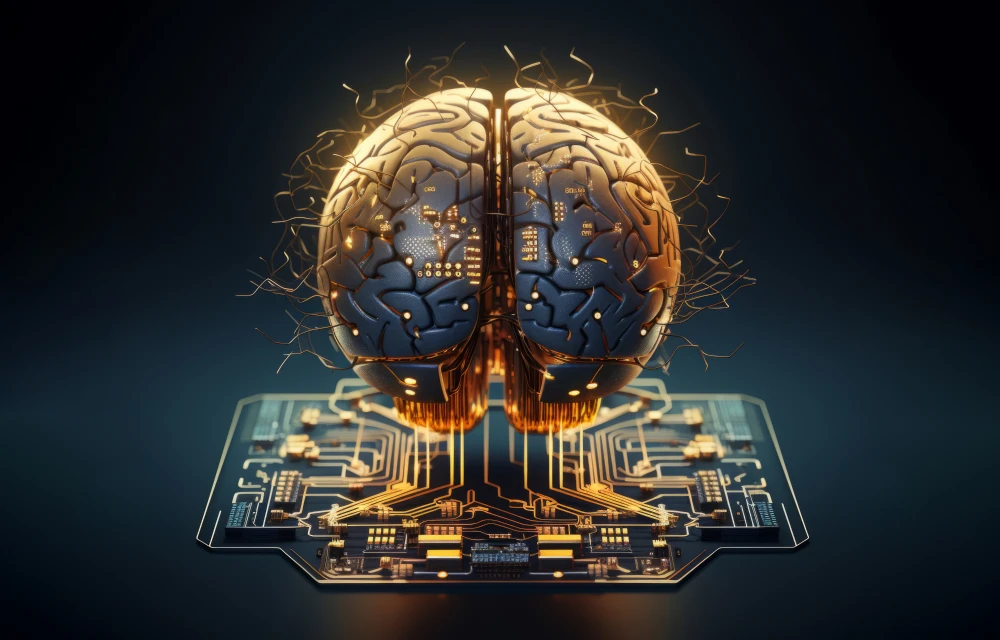
#> input picture static/bainia.jpg, 1000 x 640 px
$ python ejercicio1.py   (older library calls are emulated)
#> lines starting #> are read from the running program, lines starting #| are printed output that depends on the picture
import cv2
import numpy as np

#cargamos imagen
image = cv2.imread('static/bainia.jpg')
#> image is the input picture: shape (640, 1000, 3); mean B, G, R 43, 44.3, 43.5
cv2.imshow('Image', image)
cv2.waitKey(0)
cv2.destroyAllWindows()

#obtener dimensiones de la imagen
hight, width = image.shape[:2]
#> hight = 640; width = 1000
center = (width/2, hight/2)
#> center = (500, 320)

#rotar la imagen
angulo = 45
matrix = cv2.getRotationMatrix2D(center, angulo, 1.0)
rotated = cv2.warpAffine(image, matrix, (width, hight))
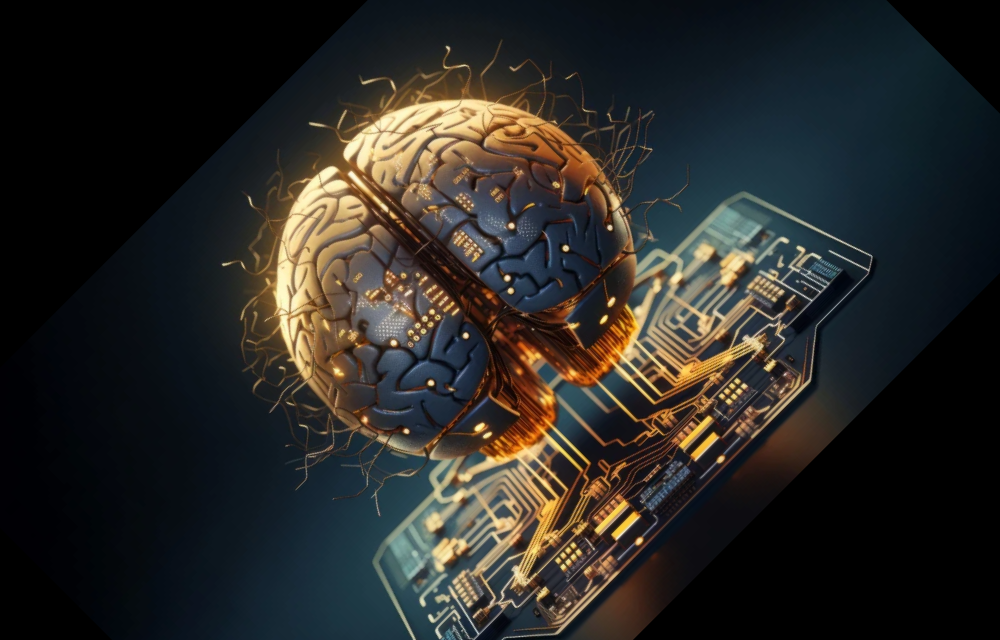
#> rotated: shape (640, 1000, 3); mean B, G, R 37.5, 40.4, 41.4
cv2.imshow('Image', rotated)
cv2.waitKey(0)
cv2.destroyAllWindows()

#definir la matriz de traslacion
tx, ty = 100, 50
M = np.float32([[1, 0, tx], [0, 1, ty]])

#aplicar la matriz de traslacion a la imagen
translated = cv2.warpAffine(image, M, (width, hight))
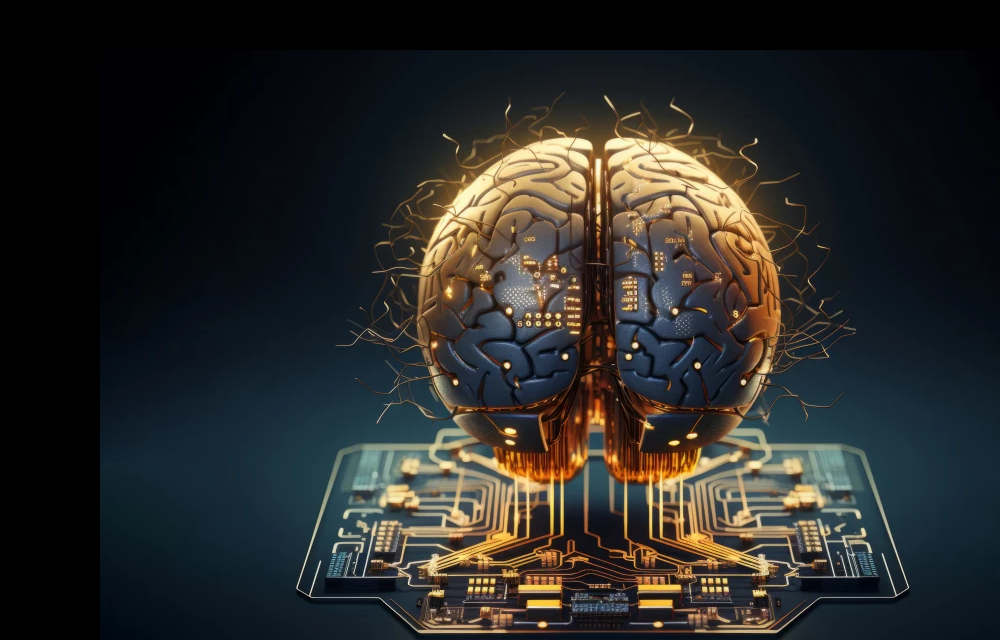
#> translated: shape (640, 1000, 3); mean B, G, R 39, 41.2, 41.3
cv2.imshow('Image', translated)
cv2.waitKey(0)
cv2.destroyAllWindows()

#Deifnir la nueva altura y ancho de la imagen
new_width = 200
new_height = 300

#redimensionar la imagen
scaled = cv2.resize(image, (new_width, new_height))
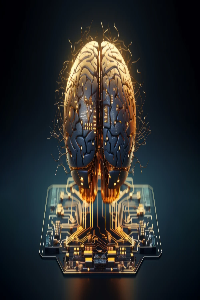
#> scaled: shape (300, 200, 3); mean B, G, R 43, 44.2, 43.5
cv2.imshow('Image', scaled)
cv2.waitKey(0)
cv2.destroyAllWindows()

#recortar la imagen
x, y, w, h = 100, 100, 200, 150

#recortar region de interes ROI
cropped = image[y:y+h, x:x+w]
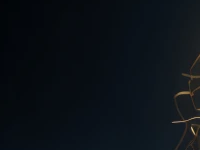
#> cropped: shape (150, 200, 3); mean B, G, R 22.6, 17, 11.3

#Mostrar la imagen recortada
cv2.imshow('Image', cropped)
cv2.waitKey(0)
cv2.destroyAllWindows()

#suavizado
smoothed = cv2.GaussianBlur(image, (5, 5), 0)
cv2.imshow('Image', smoothed)
cv2.waitKey(0)
cv2.destroyAllWindows()

#realce
#definir el kernel para el filtro de afilado
kernel = np.array([[-1, -1, -1], [-1, 9, -1], [-1, -1, -1]])

#aplicar el filtro de afilado
sharpened = cv2.filter2D(image, -1, kernel)
cv2.imshow('Image', sharpened)
cv2.waitKey(0)
cv2.destroyAllWindows()

#Deteccion de bordes
#cargar la imagen en escala de grises
image = cv2.imread('static/bainia.jpg', cv2.IMREAD_GRAYSCALE)
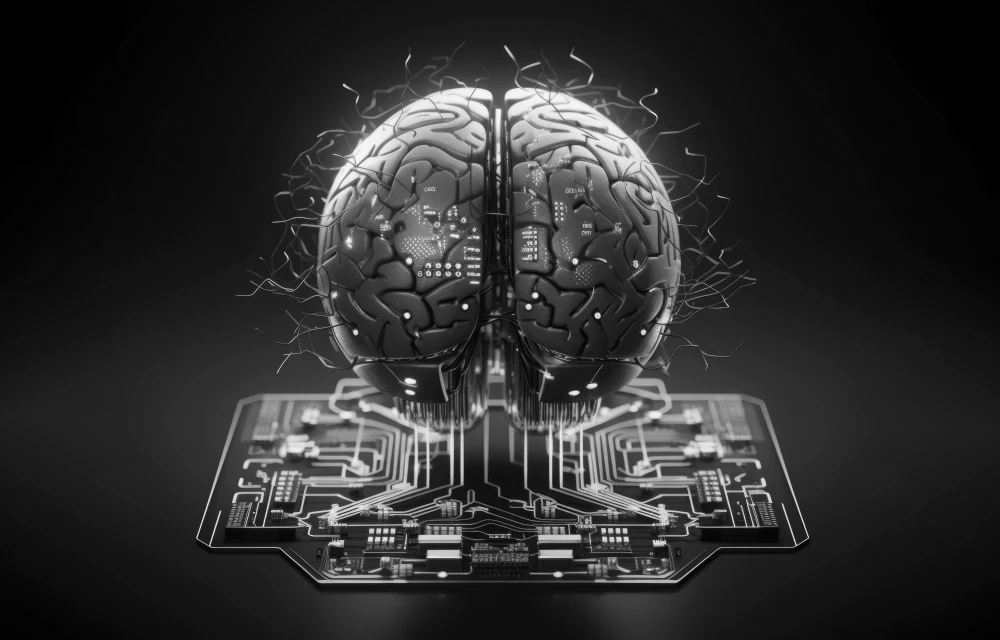
#> image: shape (640, 1000); min 0, max 249, mean 43.9

#aplicar el operador sobel para detectar los bordes
sobelx = cv2.Sobel(image, cv2.CV_64F, 1, 0, ksize=3)
sobely = cv2.Sobel(image, cv2.CV_64F, 0, 1, ksize=3)
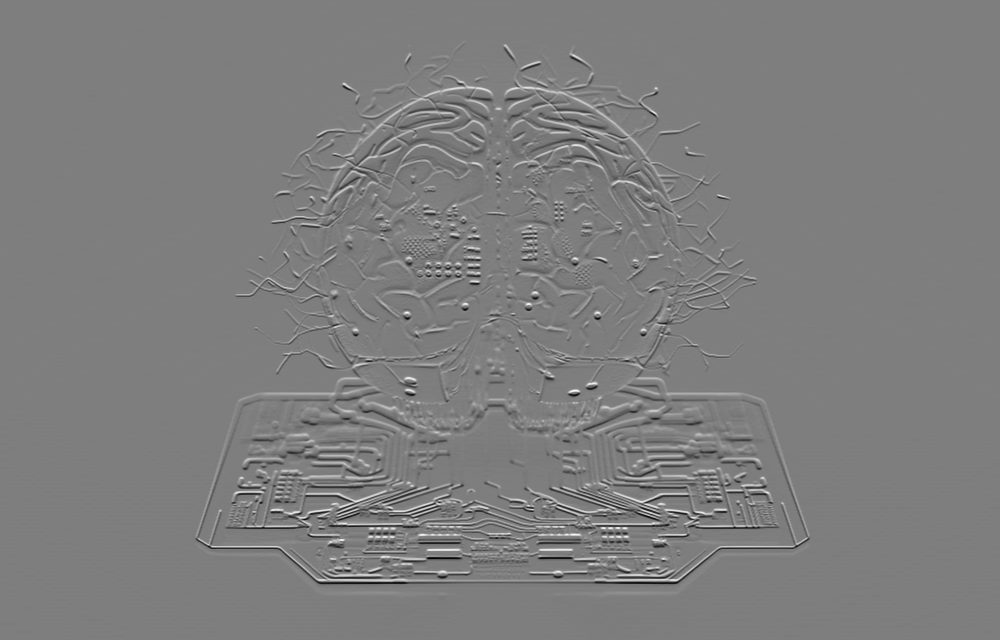
#> sobely: shape (640, 1000) float64; min -736, max 752, mean 0.1; drawn with min black and max white

#combinar la respuesta de magnitud
edges = cv2.magnitude(sobelx, sobely)
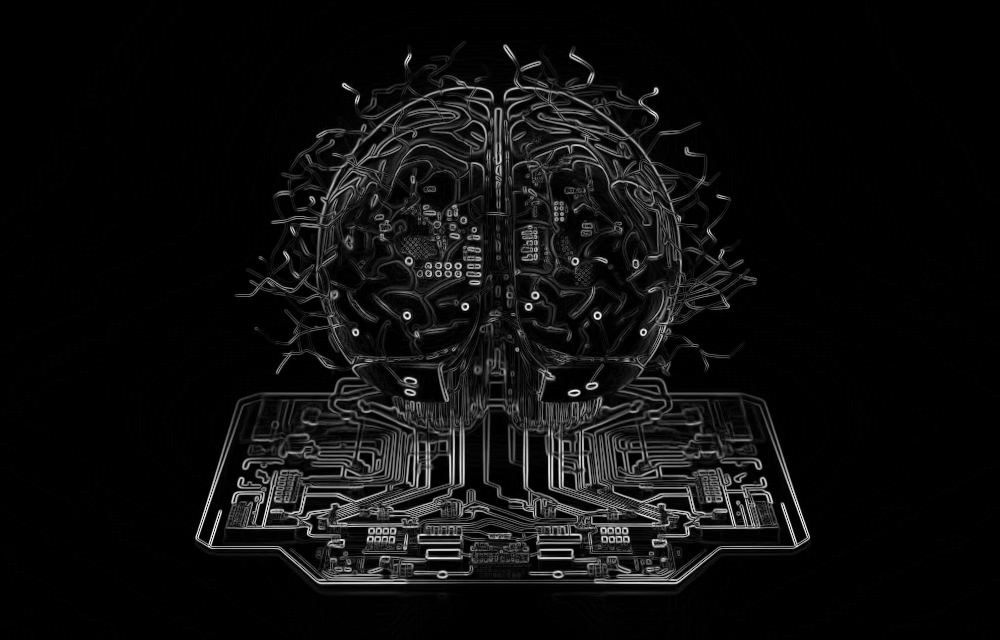
#> edges: shape (640, 1000) float64; min 0, max 777.2, mean 43.2; drawn with min black and max white

#Normalizar los valores para mostrar la imagen correctamente
edges = cv2.normalize(edges, None, 0, 255, cv2.NORM_MINMAX, cv2.CV_8U)

#Mostrar la imagen con los bordes detectados
cv2.imshow('Image', edges)
cv2.waitKey(0)
cv2.destroyAllWindows()

# [7 lines of commented-out code are left out]
